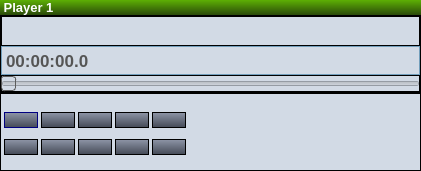
<?xml version="1.0" encoding="UTF-8"?>
<ui version="4.0">
 <class>FrmPlayer</class>
 <widget class="QDialog" name="FrmPlayer">
  <property name="geometry">
   <rect>
    <x>0</x>
    <y>0</y>
    <width>421</width>
    <height>171</height>
   </rect>
  </property>
  <property name="sizePolicy">
   <sizepolicy hsizetype="Preferred" vsizetype="Preferred">
    <horstretch>0</horstretch>
    <verstretch>1</verstretch>
   </sizepolicy>
  </property>
  <property name="minimumSize">
   <size>
    <width>0</width>
    <height>0</height>
   </size>
  </property>
  <property name="maximumSize">
   <size>
    <width>16777215</width>
    <height>16777215</height>
   </size>
  </property>
  <property name="windowTitle">
   <string>Dialog</string>
  </property>
  <layout class="QVBoxLayout" name="verticalLayout_2">
   <property name="spacing">
    <number>0</number>
   </property>
   <property name="margin">
    <number>0</number>
   </property>
   <item>
    <widget class="QWidget" name="Widget1" native="true">
     <property name="styleSheet">
      <string notr="true">background-color: rgb(0, 85, 0);</string>
     </property>
     <layout class="QVBoxLayout" name="verticalLayout">
      <property name="spacing">
       <number>0</number>
      </property>
      <property name="margin">
       <number>0</number>
      </property>
      <item>
       <widget class="QLabel" name="LabelTitulo">
        <property name="font">
         <font>
          <pointsize>10</pointsize>
          <weight>75</weight>
          <bold>true</bold>
         </font>
        </property>
        <property name="styleSheet">
         <string notr="true">background-color: qlineargradient(spread:pad, x1:0.994318, y1:1, x2:1, y2:0, stop:0.0113636 rgba(43, 75, 10, 255), stop:0.982955 rgba(92, 174, 4, 255));
color: rgb(255, 255, 255);</string>
        </property>
        <property name="text">
         <string> Player 1</string>
        </property>
       </widget>
      </item>
      <item>
       <widget class="QFrame" name="frame">
        <property name="sizePolicy">
         <sizepolicy hsizetype="Preferred" vsizetype="Preferred">
          <horstretch>0</horstretch>
          <verstretch>1</verstretch>
         </sizepolicy>
        </property>
        <property name="styleSheet">
         <string notr="true">background-color: rgb(210, 218, 229);


  border: 1px solid #000000;
border-color: rgb(0, 0, 0);


</string>
        </property>
        <property name="frameShape">
         <enum>QFrame::Box</enum>
        </property>
        <property name="frameShadow">
         <enum>QFrame::Raised</enum>
        </property>
        <property name="lineWidth">
         <number>1</number>
        </property>
        <property name="midLineWidth">
         <number>0</number>
        </property>
        <layout class="QHBoxLayout" name="horizontalLayout">
         <property name="spacing">
          <number>0</number>
         </property>
         <property name="margin">
          <number>0</number>
         </property>
         <item>
          <layout class="QVBoxLayout" name="verticalLayout_3">
           <item>
            <widget class="QLabel" name="LabelCancion">
             <property name="styleSheet">
              <string notr="true">color: rgb(85, 85, 85);</string>
             </property>
             <property name="alignment">
              <set>Qt::AlignCenter</set>
             </property>
            </widget>
           </item>
           <item>
            <widget class="QLabel" name="label">
             <property name="font">
              <font>
               <pointsize>13</pointsize>
               <weight>75</weight>
               <bold>true</bold>
              </font>
             </property>
             <property name="styleSheet">
              <string notr="true">color: rgb(85, 85, 85);
  border: 1px solid #000000;

border-color: rgb(114, 158, 187);


</string>
             </property>
             <property name="text">
              <string>00:00:00.0</string>
             </property>
             <property name="alignment">
              <set>Qt::AlignLeading|Qt::AlignLeft|Qt::AlignVCenter</set>
             </property>
            </widget>
           </item>
           <item>
            <widget class="QSlider" name="slider">
             <property name="styleSheet">
              <string notr="true">
border-color: rgb(114, 158, 187);

 QSlider::groove:horizontal {
     border: 1px solid #999999;
     height: 8px; /* the groove expands to the size of the slider by default. by giving it a height, it has a fixed size */
background-color: qlineargradient(spread:pad, x1:0.98, y1:0.642, x2:1, y2:0.0113636, stop:0 rgba(255, 255, 255, 255), stop:1 rgba(187, 221, 255, 255));
   
     margin: 2px 0;
 }

 QSlider::handle:horizontal {
     background: qlineargradient(x1: 0, y1: 0, x2: 0, y2: 1,
                                       stop: 0 #5aa3fd, stop: 1 #1f406a);
     border: 1px solid #5c5c5c;
     width: 18px;
     margin: -2px 0; /* handle is placed by default on the contents rect of the groove. Expand outside the groove */
     border-radius: 3px;
 }
</string>
             </property>
             <property name="orientation">
              <enum>Qt::Horizontal</enum>
             </property>
            </widget>
           </item>
          </layout>
         </item>
         <item>
          <widget class="QVUMeter" name="vumeter">
           <property name="sizePolicy">
            <sizepolicy hsizetype="Fixed" vsizetype="Preferred">
             <horstretch>0</horstretch>
             <verstretch>0</verstretch>
            </sizepolicy>
           </property>
           <property name="maximumSize">
            <size>
             <width>33</width>
             <height>500</height>
            </size>
           </property>
           <property name="toolTip">
            <string>VU Meter</string>
           </property>
           <property name="whatsThis">
            <string>VU Meter</string>
           </property>
           <property name="maxValue">
            <double>120.000000000000000</double>
           </property>
          </widget>
         </item>
        </layout>
       </widget>
      </item>
      <item>
       <widget class="QFrame" name="frame_2">
        <property name="sizePolicy">
         <sizepolicy hsizetype="Preferred" vsizetype="Preferred">
          <horstretch>0</horstretch>
          <verstretch>1</verstretch>
         </sizepolicy>
        </property>
        <property name="styleSheet">
         <string notr="true">background-color: rgb(210, 218, 229);


  border: 1px solid #000000;
border-color: rgb(0, 0, 0);

</string>
        </property>
        <property name="frameShape">
         <enum>QFrame::Box</enum>
        </property>
        <property name="frameShadow">
         <enum>QFrame::Raised</enum>
        </property>
        <layout class="QHBoxLayout" name="horizontalLayout_2">
         <property name="spacing">
          <number>6</number>
         </property>
         <property name="leftMargin">
          <number>3</number>
         </property>
         <property name="topMargin">
          <number>7</number>
         </property>
         <property name="rightMargin">
          <number>9</number>
         </property>
         <property name="bottomMargin">
          <number>3</number>
         </property>
         <item>
          <layout class="QGridLayout" name="gridLayout">
           <property name="horizontalSpacing">
            <number>3</number>
           </property>
           <property name="verticalSpacing">
            <number>0</number>
           </property>
           <item row="0" column="0">
            <widget class="QPushButton" name="BtnPlay">
             <property name="sizePolicy">
              <sizepolicy hsizetype="Fixed" vsizetype="Fixed">
               <horstretch>0</horstretch>
               <verstretch>0</verstretch>
              </sizepolicy>
             </property>
             <property name="cursor">
              <cursorShape>PointingHandCursor</cursorShape>
             </property>
             <property name="toolTip">
              <string>Play</string>
             </property>
             <property name="autoFillBackground">
              <bool>false</bool>
             </property>
             <property name="styleSheet">
              <string notr="true">QPushButton {
     border: 1px solid #000000;

     
	background-color: qlineargradient(spread:pad, x1:0.994318, y1:1, x2:1, y2:0, stop:0.0113636 rgba(67, 73, 85, 255), stop:0.982955 rgba(143, 150, 168, 255));

     min-width: 30px;
font: 75 11pt &quot;MS Shell Dlg 2&quot;;
 }

 QPushButton:pressed {
     background-color: qlineargradient(x1: 0, y1: 0, x2: 0, y2: 1,
                                       stop: 0 #dadbde, stop: 1 #f6f7fa);
 }

 QPushButton:flat {
     border: none; /* no border for a flat push button */
 }

QPushButton:hover {
   
	background-color: qlineargradient(spread:pad, x1:0.994318, y1:1, x2:1, y2:0, stop:0.0113636 rgba(69, 142, 187, 255), stop:0.982955 rgba(95, 179, 241, 255));

 }

 QPushButton:default {
     border-color: navy; /* make the default button prominent */
 }
    </string>
             </property>
             <property name="text">
              <string/>
             </property>
             <property name="icon">
              <iconset resource="../radit.qrc">
               <normaloff>:/general/iconos/player/play.png</normaloff>:/general/iconos/player/play.png</iconset>
             </property>
             <property name="iconSize">
              <size>
               <width>50</width>
               <height>25</height>
              </size>
             </property>
            </widget>
           </item>
           <item row="0" column="2">
            <widget class="QPushButton" name="BtnStop">
             <property name="sizePolicy">
              <sizepolicy hsizetype="Fixed" vsizetype="Fixed">
               <horstretch>0</horstretch>
               <verstretch>0</verstretch>
              </sizepolicy>
             </property>
             <property name="cursor">
              <cursorShape>PointingHandCursor</cursorShape>
             </property>
             <property name="toolTip">
              <string>Stop</string>
             </property>
             <property name="autoFillBackground">
              <bool>false</bool>
             </property>
             <property name="styleSheet">
              <string notr="true">QPushButton {
     border: 1px solid #000000;

     
	background-color: qlineargradient(spread:pad, x1:0.994318, y1:1, x2:1, y2:0, stop:0.0113636 rgba(67, 73, 85, 255), stop:0.982955 rgba(143, 150, 168, 255));

     min-width: 30px;
font: 75 11pt &quot;MS Shell Dlg 2&quot;;
 }

 QPushButton:pressed {
     background-color: qlineargradient(x1: 0, y1: 0, x2: 0, y2: 1,
                                       stop: 0 #dadbde, stop: 1 #f6f7fa);
 }

 QPushButton:flat {
     border: none; /* no border for a flat push button */
 }

QPushButton:hover {    
background-color: qlineargradient(spread:pad, x1:0.994318, y1:1, x2:1, y2:0, stop:0.0113636 rgba(69, 142, 187, 255), stop:0.982955 rgba(95, 179, 241, 255));

 }

 QPushButton:default {
     border-color: navy; /* make the default button prominent */
 }
    </string>
             </property>
             <property name="text">
              <string/>
             </property>
             <property name="icon">
              <iconset resource="../radit.qrc">
               <normaloff>:/general/iconos/player/stop.png</normaloff>:/general/iconos/player/stop.png</iconset>
             </property>
             <property name="iconSize">
              <size>
               <width>50</width>
               <height>25</height>
              </size>
             </property>
            </widget>
           </item>
           <item row="0" column="1">
            <widget class="QPushButton" name="BtnPause">
             <property name="sizePolicy">
              <sizepolicy hsizetype="Fixed" vsizetype="Fixed">
               <horstretch>0</horstretch>
               <verstretch>0</verstretch>
              </sizepolicy>
             </property>
             <property name="cursor">
              <cursorShape>PointingHandCursor</cursorShape>
             </property>
             <property name="toolTip">
              <string>Pause</string>
             </property>
             <property name="autoFillBackground">
              <bool>false</bool>
             </property>
             <property name="styleSheet">
              <string notr="true">QPushButton {
     border: 1px solid #000000;

     
	background-color: qlineargradient(spread:pad, x1:0.994318, y1:1, x2:1, y2:0, stop:0.0113636 rgba(67, 73, 85, 255), stop:0.982955 rgba(143, 150, 168, 255));

     min-width: 30px;
font: 75 11pt &quot;MS Shell Dlg 2&quot;;
 }

 QPushButton:pressed {
     background-color: qlineargradient(x1: 0, y1: 0, x2: 0, y2: 1,
                                       stop: 0 #dadbde, stop: 1 #f6f7fa);
 }

 QPushButton:flat {
     border: none; /* no border for a flat push button */
 }

QPushButton:hover {
   background-color: qlineargradient(spread:pad, x1:0.994318, y1:1, x2:1, y2:0, stop:0.0113636 rgba(69, 142, 187, 255), stop:0.982955 rgba(95, 179, 241, 255));
 }

 QPushButton:default {
     border-color: navy; /* make the default button prominent */
 }
    </string>
             </property>
             <property name="text">
              <string/>
             </property>
             <property name="icon">
              <iconset resource="../radit.qrc">
               <normaloff>:/general/iconos/player/pause.png</normaloff>:/general/iconos/player/pause.png</iconset>
             </property>
             <property name="iconSize">
              <size>
               <width>50</width>
               <height>25</height>
              </size>
             </property>
            </widget>
           </item>
           <item row="0" column="5">
            <widget class="QPushButton" name="BtnAlante">
             <property name="sizePolicy">
              <sizepolicy hsizetype="Fixed" vsizetype="Fixed">
               <horstretch>0</horstretch>
               <verstretch>0</verstretch>
              </sizepolicy>
             </property>
             <property name="cursor">
              <cursorShape>PointingHandCursor</cursorShape>
             </property>
             <property name="toolTip">
              <string>Forward</string>
             </property>
             <property name="styleSheet">
              <string notr="true">QPushButton {
     border: 1px solid #000000;
 
     
	background-color: qlineargradient(spread:pad, x1:0.994318, y1:1, x2:1, y2:0, stop:0.0113636 rgba(67, 73, 85, 255), stop:0.982955 rgba(143, 150, 168, 255));

     min-width: 30px;
font: 75 11pt &quot;MS Shell Dlg 2&quot;;
 }

 QPushButton:pressed {
     background-color: qlineargradient(x1: 0, y1: 0, x2: 0, y2: 1,
                                       stop: 0 #dadbde, stop: 1 #f6f7fa);
 }

 QPushButton:flat {
     border: none; /* no border for a flat push button */
 }

QPushButton:hover {
background-color: qlineargradient(spread:pad, x1:0.994318, y1:1, x2:1, y2:0, stop:0.0113636 rgba(69, 142, 187, 255), stop:0.982955 rgba(95, 179, 241, 255));
     
 }

 QPushButton:default {
     border-color: navy; /* make the default button prominent */
 }
    </string>
             </property>
             <property name="icon">
              <iconset resource="../radit.qrc">
               <normaloff>:/general/iconos/player/avance.png</normaloff>:/general/iconos/player/avance.png</iconset>
             </property>
             <property name="iconSize">
              <size>
               <width>50</width>
               <height>25</height>
              </size>
             </property>
            </widget>
           </item>
           <item row="1" column="0">
            <widget class="QPushButton" name="BtnBorrar">
             <property name="sizePolicy">
              <sizepolicy hsizetype="Fixed" vsizetype="Fixed">
               <horstretch>0</horstretch>
               <verstretch>0</verstretch>
              </sizepolicy>
             </property>
             <property name="cursor">
              <cursorShape>PointingHandCursor</cursorShape>
             </property>
             <property name="toolTip">
              <string>Borrar todos</string>
             </property>
             <property name="autoFillBackground">
              <bool>false</bool>
             </property>
             <property name="styleSheet">
              <string notr="true">QPushButton {
     border: 1px solid #000000;

     
	background-color: qlineargradient(spread:pad, x1:0.994318, y1:1, x2:1, y2:0, stop:0.0113636 rgba(67, 73, 85, 255), stop:0.982955 rgba(143, 150, 168, 255));

     min-width: 30px;
font: 75 11pt &quot;MS Shell Dlg 2&quot;;
 }

 QPushButton:pressed {
     background-color: qlineargradient(x1: 0, y1: 0, x2: 0, y2: 1,
                                       stop: 0 #dadbde, stop: 1 #f6f7fa);
 }

 QPushButton:flat {
     border: none; /* no border for a flat push button */
 }

QPushButton:hover {
   
	background-color: qlineargradient(spread:pad, x1:0.994318, y1:1, x2:1, y2:0, stop:0.0113636 rgba(69, 142, 187, 255), stop:0.982955 rgba(95, 179, 241, 255));

 }

 QPushButton:default {
     border-color: navy; /* make the default button prominent */
 }
    </string>
             </property>
             <property name="text">
              <string/>
             </property>
             <property name="icon">
              <iconset resource="../radit.qrc">
               <normaloff>:/general/iconos/menu/papelera.png</normaloff>:/general/iconos/menu/papelera.png</iconset>
             </property>
             <property name="iconSize">
              <size>
               <width>50</width>
               <height>25</height>
              </size>
             </property>
            </widget>
           </item>
           <item row="1" column="1">
            <widget class="QPushButton" name="BtnMarcar">
             <property name="sizePolicy">
              <sizepolicy hsizetype="Fixed" vsizetype="Fixed">
               <horstretch>0</horstretch>
               <verstretch>0</verstretch>
              </sizepolicy>
             </property>
             <property name="cursor">
              <cursorShape>PointingHandCursor</cursorShape>
             </property>
             <property name="toolTip">
              <string>Marcar todos como siguiente</string>
             </property>
             <property name="autoFillBackground">
              <bool>false</bool>
             </property>
             <property name="styleSheet">
              <string notr="true">QPushButton {
     border: 1px solid #000000;

     
	background-color: qlineargradient(spread:pad, x1:0.994318, y1:1, x2:1, y2:0, stop:0.0113636 rgba(67, 73, 85, 255), stop:0.982955 rgba(143, 150, 168, 255));

     min-width: 30px;
font: 75 11pt &quot;MS Shell Dlg 2&quot;;
 }

 QPushButton:pressed {
     background-color: qlineargradient(x1: 0, y1: 0, x2: 0, y2: 1,
                                       stop: 0 #dadbde, stop: 1 #f6f7fa);
 }

 QPushButton:flat {
     border: none; /* no border for a flat push button */
 }

QPushButton:hover {
   
	background-color: qlineargradient(spread:pad, x1:0.994318, y1:1, x2:1, y2:0, stop:0.0113636 rgba(69, 142, 187, 255), stop:0.982955 rgba(95, 179, 241, 255));

 }

 QPushButton:default {
     border-color: navy; /* make the default button prominent */
 }
    </string>
             </property>
             <property name="text">
              <string/>
             </property>
             <property name="icon">
              <iconset resource="../radit.qrc">
               <normaloff>:/general/iconos/menu/marcarverdes.png</normaloff>:/general/iconos/menu/marcarverdes.png</iconset>
             </property>
             <property name="iconSize">
              <size>
               <width>50</width>
               <height>25</height>
              </size>
             </property>
            </widget>
           </item>
           <item row="1" column="2">
            <widget class="QPushButton" name="BtnDesMarcar">
             <property name="sizePolicy">
              <sizepolicy hsizetype="Fixed" vsizetype="Fixed">
               <horstretch>0</horstretch>
               <verstretch>0</verstretch>
              </sizepolicy>
             </property>
             <property name="cursor">
              <cursorShape>PointingHandCursor</cursorShape>
             </property>
             <property name="toolTip">
              <string>Desmarcar todos como siguiente</string>
             </property>
             <property name="autoFillBackground">
              <bool>false</bool>
             </property>
             <property name="styleSheet">
              <string notr="true">QPushButton {
     border: 1px solid #000000;

     
	background-color: qlineargradient(spread:pad, x1:0.994318, y1:1, x2:1, y2:0, stop:0.0113636 rgba(67, 73, 85, 255), stop:0.982955 rgba(143, 150, 168, 255));

     min-width: 30px;
font: 75 11pt &quot;MS Shell Dlg 2&quot;;
 }

 QPushButton:pressed {
     background-color: qlineargradient(x1: 0, y1: 0, x2: 0, y2: 1,
                                       stop: 0 #dadbde, stop: 1 #f6f7fa);
 }

 QPushButton:flat {
     border: none; /* no border for a flat push button */
 }

QPushButton:hover {
   
	background-color: qlineargradient(spread:pad, x1:0.994318, y1:1, x2:1, y2:0, stop:0.0113636 rgba(69, 142, 187, 255), stop:0.982955 rgba(95, 179, 241, 255));

 }

 QPushButton:default {
     border-color: navy; /* make the default button prominent */
 }
    </string>
             </property>
             <property name="text">
              <string/>
             </property>
             <property name="icon">
              <iconset resource="../radit.qrc">
               <normaloff>:/general/iconos/menu/desmarcar.png</normaloff>:/general/iconos/menu/desmarcar.png</iconset>
             </property>
             <property name="iconSize">
              <size>
               <width>50</width>
               <height>25</height>
              </size>
             </property>
            </widget>
           </item>
           <item row="1" column="3">
            <widget class="QPushButton" name="BtnOcultar">
             <property name="sizePolicy">
              <sizepolicy hsizetype="Fixed" vsizetype="Fixed">
               <horstretch>0</horstretch>
               <verstretch>0</verstretch>
              </sizepolicy>
             </property>
             <property name="cursor">
              <cursorShape>PointingHandCursor</cursorShape>
             </property>
             <property name="toolTip">
              <string>Ocultar botones vacio</string>
             </property>
             <property name="autoFillBackground">
              <bool>false</bool>
             </property>
             <property name="styleSheet">
              <string notr="true">QPushButton {
     border: 1px solid #000000;

     
	background-color: qlineargradient(spread:pad, x1:0.994318, y1:1, x2:1, y2:0, stop:0.0113636 rgba(67, 73, 85, 255), stop:0.982955 rgba(143, 150, 168, 255));

     min-width: 30px;
font: 75 11pt &quot;MS Shell Dlg 2&quot;;
 }

 QPushButton:pressed {
     background-color: qlineargradient(x1: 0, y1: 0, x2: 0, y2: 1,
                                       stop: 0 #dadbde, stop: 1 #f6f7fa);
 }

 QPushButton:flat {
     border: none; /* no border for a flat push button */
 }

QPushButton:hover {
   
	background-color: qlineargradient(spread:pad, x1:0.994318, y1:1, x2:1, y2:0, stop:0.0113636 rgba(69, 142, 187, 255), stop:0.982955 rgba(95, 179, 241, 255));

 }

/*QPushButton:checked {
background-color: qlineargradient(spread:pad, x1:0.994318, y1:1, x2:1, y2:0, stop:0.0113636 rgba(69, 142, 187, 255), stop:0.982955 rgba(95, 179, 241, 255));

   
 }*/



 QPushButton:default {
     border-color: navy; /* make the default button prominent */
 }
    </string>
             </property>
             <property name="text">
              <string/>
             </property>
             <property name="icon">
              <iconset resource="../radit.qrc">
               <normaloff>:/general/iconos/menu/ocultar.png</normaloff>:/general/iconos/menu/ocultar.png</iconset>
             </property>
             <property name="iconSize">
              <size>
               <width>50</width>
               <height>25</height>
              </size>
             </property>
             <property name="checkable">
              <bool>true</bool>
             </property>
             <property name="checked">
              <bool>true</bool>
             </property>
            </widget>
           </item>
           <item row="0" column="3">
            <widget class="QPushButton" name="BtnAtras">
             <property name="sizePolicy">
              <sizepolicy hsizetype="Fixed" vsizetype="Fixed">
               <horstretch>0</horstretch>
               <verstretch>0</verstretch>
              </sizepolicy>
             </property>
             <property name="cursor">
              <cursorShape>PointingHandCursor</cursorShape>
             </property>
             <property name="toolTip">
              <string>Rewind</string>
             </property>
             <property name="styleSheet">
              <string notr="true">QPushButton {
     border: 1px solid #000000;
  
     
	background-color: qlineargradient(spread:pad, x1:0.994318, y1:1, x2:1, y2:0, stop:0.0113636 rgba(67, 73, 85, 255), stop:0.982955 rgba(143, 150, 168, 255));

     min-width: 30px;
font: 75 11pt &quot;MS Shell Dlg 2&quot;;
 }

 QPushButton:pressed {
     background-color: qlineargradient(x1: 0, y1: 0, x2: 0, y2: 1,
                                       stop: 0 #dadbde, stop: 1 #f6f7fa);
 }

 QPushButton:flat {
     border: none; /* no border for a flat push button */
 }

QPushButton:hover {
background-color: qlineargradient(spread:pad, x1:0.994318, y1:1, x2:1, y2:0, stop:0.0113636 rgba(69, 142, 187, 255), stop:0.982955 rgba(95, 179, 241, 255));
    
 }

 QPushButton:default {
     border-color: navy; /* make the default button prominent */
 }
    </string>
             </property>
             <property name="icon">
              <iconset resource="../radit.qrc">
               <normaloff>:/general/iconos/player/retroceso.png</normaloff>:/general/iconos/player/retroceso.png</iconset>
             </property>
             <property name="iconSize">
              <size>
               <width>50</width>
               <height>25</height>
              </size>
             </property>
            </widget>
           </item>
           <item row="1" column="5">
            <widget class="QPushButton" name="BtnEncadenar">
             <property name="sizePolicy">
              <sizepolicy hsizetype="Fixed" vsizetype="Fixed">
               <horstretch>0</horstretch>
               <verstretch>0</verstretch>
              </sizepolicy>
             </property>
             <property name="cursor">
              <cursorShape>PointingHandCursor</cursorShape>
             </property>
             <property name="toolTip">
              <string>Encadenar títulos</string>
             </property>
             <property name="autoFillBackground">
              <bool>false</bool>
             </property>
             <property name="styleSheet">
              <string notr="true">QPushButton {
     border: 1px solid #000000;

     
	background-color: qlineargradient(spread:pad, x1:0.994318, y1:1, x2:1, y2:0, stop:0.0113636 rgba(67, 73, 85, 255), stop:0.982955 rgba(143, 150, 168, 255));

     min-width: 30px;
font: 75 11pt &quot;MS Shell Dlg 2&quot;;
 }

 QPushButton:pressed {
     background-color: qlineargradient(x1: 0, y1: 0, x2: 0, y2: 1,
                                       stop: 0 #dadbde, stop: 1 #f6f7fa);
 }

 QPushButton:flat {
     border: none; /* no border for a flat push button */
 }

/*QPushButton:hover {
   
	background-color: qlineargradient(spread:pad, x1:0.994318, y1:1, x2:1, y2:0, stop:0.0113636 rgba(69, 142, 187, 255), stop:0.982955 rgba(95, 179, 241, 255));

 }*/

QPushButton:checked {
background-color: qlineargradient(spread:pad, x1:0.994318, y1:1, x2:1, y2:0, stop:0.0113636 rgba(69, 142, 187, 255), stop:0.982955 rgba(95, 179, 241, 255));

   
 }



 QPushButton:default {
     border-color: navy; /* make the default button prominent */
 }
    </string>
             </property>
             <property name="text">
              <string/>
             </property>
             <property name="icon">
              <iconset resource="../radit.qrc">
               <normaloff>:/general/iconos/menu/encadenar.png</normaloff>:/general/iconos/menu/encadenar.png</iconset>
             </property>
             <property name="iconSize">
              <size>
               <width>50</width>
               <height>25</height>
              </size>
             </property>
             <property name="checkable">
              <bool>true</bool>
             </property>
             <property name="checked">
              <bool>false</bool>
             </property>
            </widget>
           </item>
          </layout>
         </item>
         <item>
          <spacer name="horizontalSpacer_2">
           <property name="orientation">
            <enum>Qt::Horizontal</enum>
           </property>
           <property name="sizeHint" stdset="0">
            <size>
             <width>40</width>
             <height>20</height>
            </size>
           </property>
          </spacer>
         </item>
        </layout>
       </widget>
      </item>
     </layout>
    </widget>
   </item>
  </layout>
 </widget>
 <customwidgets>
  <customwidget>
   <class>QVUMeter</class>
   <extends>QWidget</extends>
   <header>qvumeter.h</header>
  </customwidget>
 </customwidgets>
 <resources>
  <include location="../radit.qrc"/>
 </resources>
 <connections/>
</ui>
